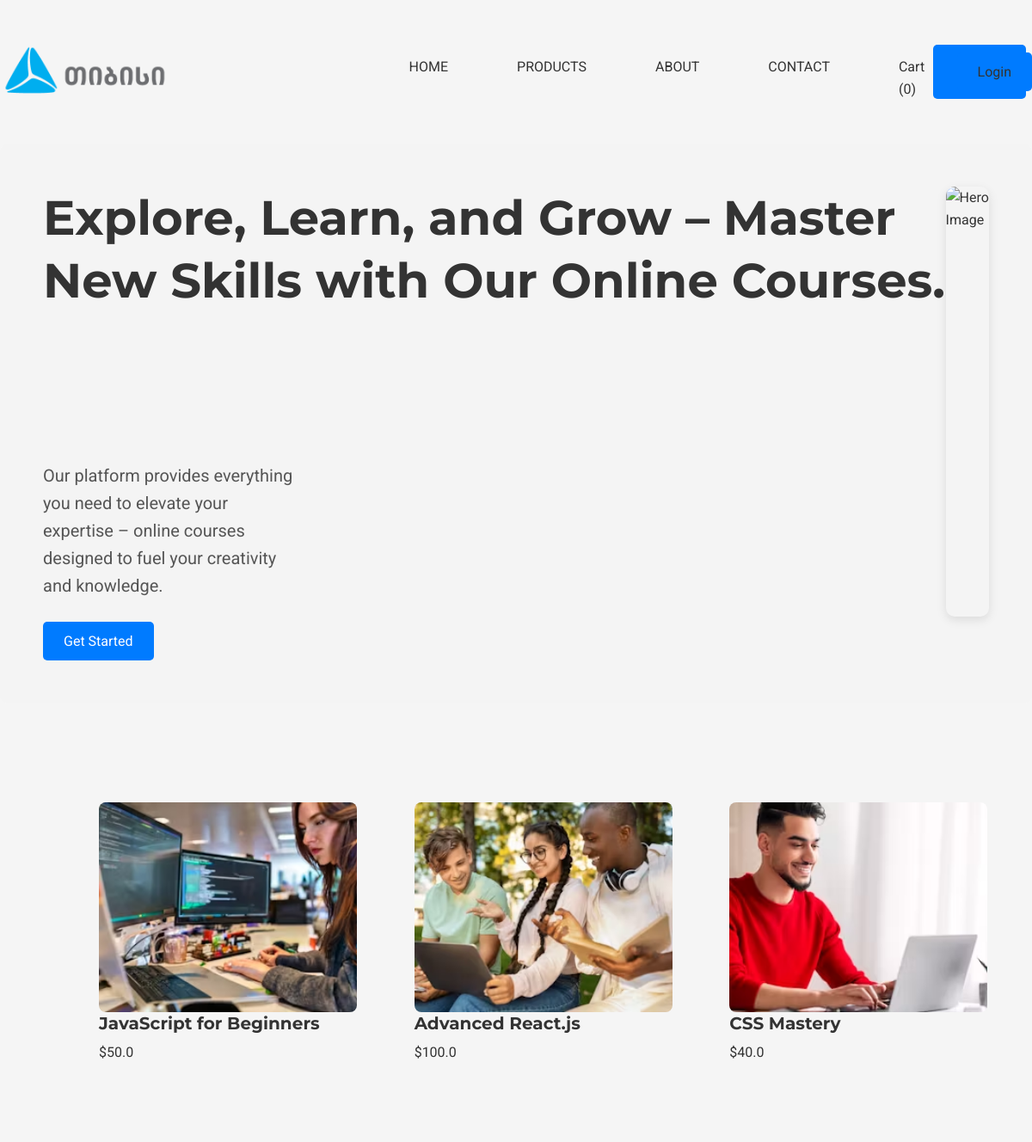
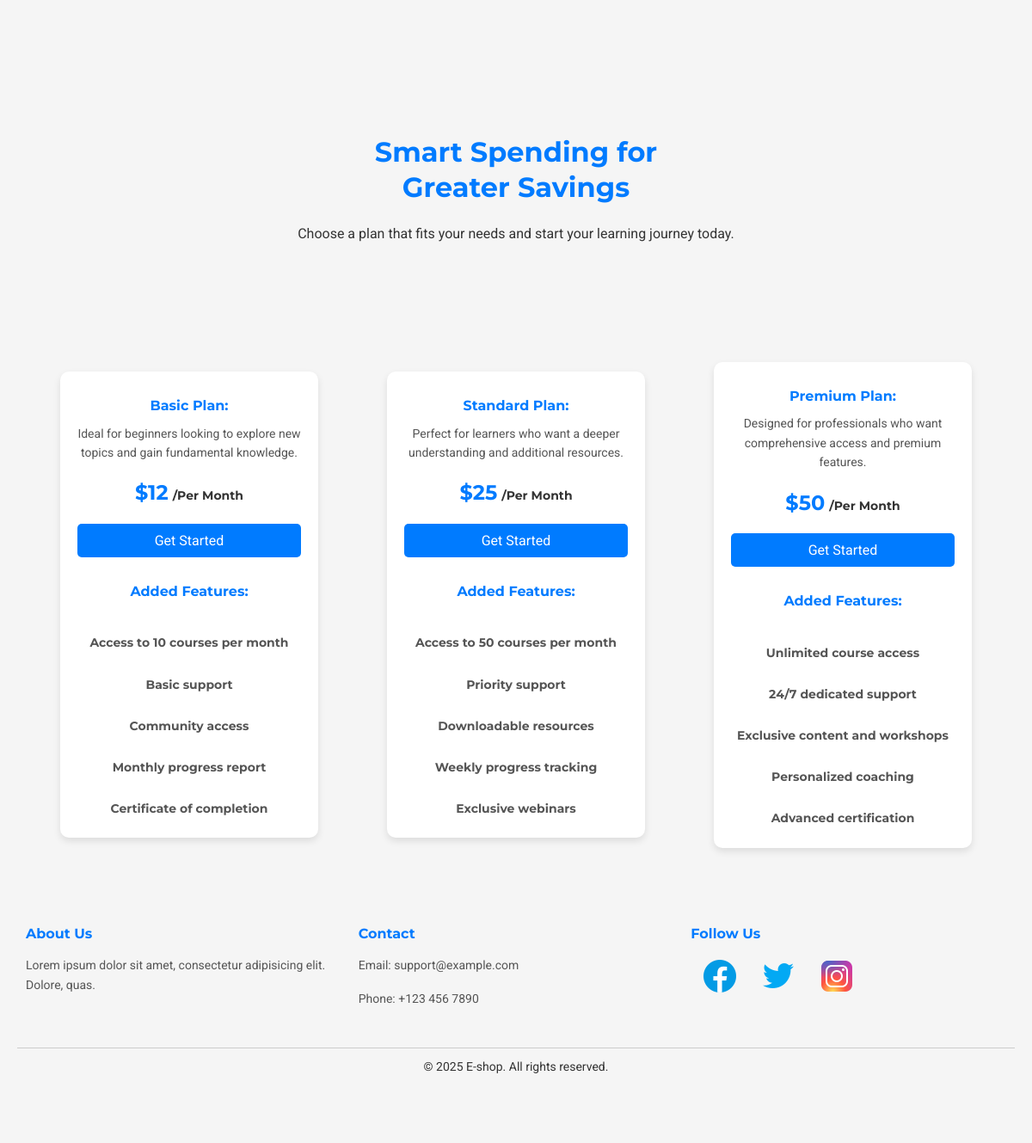
The page / on the database its author committed (2 pictures, top to bottom).
### models.py (models this page shows, shortened)
class Course(db.Model):
    id = db.Column(db.Integer, primary_key=True)
    name = db.Column(db.String(100), nullable=False)
    price = db.Column(db.Float, nullable=False)
    file = db.Column(db.String(255), nullable=False)
    category_id = db.Column(db.Integer, db.ForeignKey('category.id'), nullable=False)

### routes.py (the view)
    @app.route('/')
    def home():
        popular_products = Course.query.limit(9).all()
        return render_template('index.html', popular_products=popular_products)

### templates/index.html (shortened to what this page needs)
{% extends 'base.html' %} {% block content %}
<div class="wrapper-hero">
  <div class="hero-info">
    <h1>
      Explore, Learn, and Grow – Master New Skills with Our Online Courses.
    </h1>
    <div>
      <img
        src="{{ url_for('static', filename='assets/pexels-roman-odintsov-5912280.jpg') }}"
        alt="Hero Image"
      />
    </div>
  </div>
  <div>
    <p>
      Our platform provides everything you need to elevate your expertise –
      online courses designed to fuel your creativity and knowledge.
    </p>
    <div class="hero-btns">
      <button><a href="{{ url_for('home') }}">Get Started</a></button>
    </div>
  </div>
</div>
<div class="popular-products-carousel">
  <div class="carousel-container">
    <div class="carousel-inner">
      {% for product in popular_products %}
      <div class="carousel-item">
        <img
          src="{{ url_for('static', filename=product.file) }}"
          alt="{{ product.name }}"
        />
        <h3>{{ product.name }}</h3>
        <p>${{ product.price }}</p>
      </div>
      {% endfor %}
    </div>
  </div>
</div>
<div class="subscription-container">
  <div class="subscription-introduction">
    <h2>
      Smart Spending for <br />
      Greater Savings
    </h2>
    <p>
      Choose a plan that fits your needs and start your learning journey today.
    </p>
  </div>
  <div class="subscription-wrapper">
    <div class="subscription-card">
      <h4>Basic Plan:</h4>
      <p>
        Ideal for beginners looking to explore new topics and gain fundamental
        knowledge.
      </p>
      <div class="price-container">
        <h2>$12</h2>
        <h5>/Per Month</h5>
      </div>
      <button>Get Started</button>
      <div class="features-list">
        <h4>Added Features:</h4>
        <div>
          <h4>Access to 10 courses per month</h4>
          <h4>Basic support</h4>
          <h4>Community access</h4>
          <h4>Monthly progress report</h4>
          <h4>Certificate of completion</h4>
        </div>
      </div>
    </div>
    <div class="subscription-card">
      <h4>Standard Plan:</h4>
      <p>
        Perfect for learners who want a deeper understanding and additional
        resources.
      </p>
      <div class="price-container">
        <h2>$25</h2>
        <h5>/Per Month</h5>
      </div>
      <button>Get Started</button>
      <div class="features-list">
        <h4>Added Features:</h4>
        <div>
          <h4>Access to 50 courses per month</h4>
          <h4>Priority support</h4>
          <h4>Downloadable resources</h4>
          <h4>Weekly progress tracking</h4>
          <h4>Exclusive webinars</h4>
        </div>
      </div>
    </div>
    <div class="subscription-card">
      <h4>Premium Plan:</h4>
      <p>
        Designed for professionals who want comprehensive access and premium
        features.
      </p>
      <div class="price-container">
        <h2>$50</h2>
        <h5>/Per Month</h5>
      </div>
      <button>Get Started</button>
      <div class="features-list">
        <h4>Added Features:</h4>
        <div>
          <h4>Unlimited course access</h4>
          <h4>24/7 dedicated support</h4>
          <h4>Exclusive content and workshops</h4>
          <h4>Personalized coaching</h4>
          <h4>Advanced certification</h4>
        </div>
      </div>
    </div>
  </div>
</div>
<footer class="footer-container">
  <div class="footer-content">
    <div class="footer-section">
      <h4>About Us</h4>
      <p>
        Lorem ipsum dolor sit amet, consectetur adipisicing elit. Dolore, quas.
      </p>
    </div>
    <div class="footer-section">
      <h4>Contact</h4>
      <p>Email: support@example.com</p>
      <p>Phone: +123 456 7890</p>
    </div>
    <div class="footer-section">
      <h4>Follow Us</h4>
      <div class="social-icons">
        <a href="#"
          ><i class="fab fa-facebook"
            ><img
              src="{{ url_for('static', filename='assets/icons8-facebook-logo-48.png') }}"
              alt="" /></i
        ></a>
        <a href="#"
          ><i class="fab fa-twitter"
            ><img src="../static/assets/icons8-twitter-48.png" alt="" /></i
        ></a>
        <a href="#"
          ><i class="fab fa-instagram"
            ><img
              src="../static/assets/icons8-instagram-logo-48.png"
              alt="" /></i
        ></a>
      </div>
    </div>
  </div>
  <div class="footer-bottom">
    <p>&copy; 2025 E-shop. All rights reserved.</p>
  </div>
</footer>
{% endblock %}

### static/courses.css (style rules this page uses)
h3 { font-size: 20px; }
h5 { padding-top: 3px; }

### rows shown on the page
Course: file (picture), name "JavaScript for Beginners", price "50.0"
Course: file (picture), name "Advanced React.js", price "100.0"
Course: file (picture), name "CSS Mastery", price "40.0"

### other values the page prints
{{ cart_items|length }} "0"
